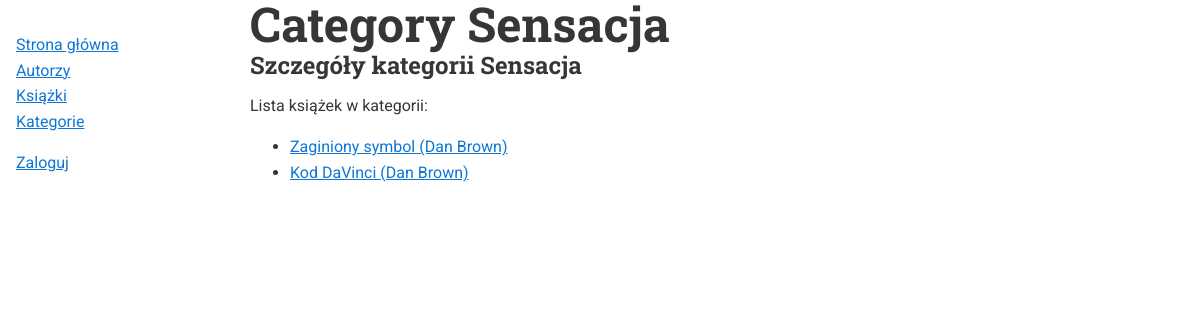
The app's page /categories/2 with its own data.
### books/models.py (models this page shows)
class Category(models.Model):
    name = models.CharField(
        max_length=50,
        verbose_name="Category Name",
        help_text="",
    )
    description = models.TextField(
        blank=True,
        verbose_name="Description",
        help_text="",
    )
    class Meta:
        verbose_name_plural = 'Categories'
    def __str__(self):
        return self.name

class Book(models.Model):
    title = models.CharField(
        max_length=200,
        null=False,
        blank=False,
        verbose_name="Title",
        help_text="",
    )
    author = models.ForeignKey(
        Author, on_delete=models.PROTECT,
        null=False,
        blank=False,
        verbose_name="Author",
        help_text="",
    )
    categories = models.ManyToManyField(
        "Category",
        blank=False,
        verbose_name="Categories",
        help_text="",
    )
    pages = models.PositiveIntegerField(
        null=True,
        blank=True,
        verbose_name="Pages",
        help_text="",
    )
    description = models.TextField(
        blank=True,
        verbose_name="Description",
        help_text="",
    )
    cover = models.ImageField(
        blank=True, null=False, default="",
        verbose_name="Cover image",
        help_text="",
    )
    def __str__(self):
        return f'{self.title} ({self.author})'

class Author(models.Model):
    first_name = models.CharField(
        max_length=50,
        null=False,
        blank=False,
        verbose_name="First Name",
        help_text="",
    )
    last_name = models.CharField(
        max_length=100,
        null=False,
        blank=False,
        verbose_name="Last Name",
        help_text="",
    )
    birth_date = models.DateField(
        null=True,
        blank=True,
        verbose_name="Birth Date",
        help_text="",
    )
    web_site = models.URLField(
        null=False,
        blank=True,
        default="",
        verbose_name="Web Site Address",
        help_text="",
    )
    def __str__(self):
        return f'{self.first_name} {self.last_name}'

### books/views.py (the view)
# urls.py: path('categories/<int:pk>', views.CategoryDetail.as_view(), name='category-details'),
class CategoryDetail(DetailView):
    model = Category
    template_name = 'books/category_details.html'
    def get_context_data(self, **kwargs):
        context = {
            'title': f'Category {self.object}',
        }
        context.update(kwargs)
        return super().get_context_data(**context)

### templates/books/category_details.html (shortened to what this page needs)
{% extends "base_books.html" %}
{% block content %}
<h3>Szczegóły kategorii {{ object }}</h3>
<p>Lista książek w kategorii:</p>
<ul>
{% for book in object.book_set.all %}
    <li><a href="{% url 'books:book-details' book.pk %}">{{ book }}</a></li>
{% endfor %}
</ul>
{% endblock %}

### books/static/books/books.css (style rules this page uses)
*, *::before, *::after { box-sizing: border-box; }
:root { --ff-sans: 'Roboto', sans-serif; --ff-headers: 'Roboto Slab', serif; --fw-regular: 400; --fw-bold: 700; --fs-h1: 3rem; --fs-h2: 2.25rem; --fs-h3: 1.5rem; --fs-body: 1rem; --clr-light: #FFFFFF; --clr-dark: #363636; --clr-accent: #0f76d6; --clr-logo: #06427a; }
body { background-color: var(--clr-light); color: var(--clr-dark); margin: 0; font-family: var(--ff-sans); font-size: var(--fs-body); font-weight: var(--fw-regular); line-height: 1.6; }
h1, h2, h3 { margin: 0 0 0.3rem 0; line-height: 1; font-weight: var(--fw-bold); font-family: var(--ff-headers); }
h3 { font-size: var(--fs-h3); color: var(--clr-gray); }
a { color: var(--clr-accent); }
@media (min-width: 1000px) { body { display: grid; grid-template-columns: 250px 2fr; } }

### records on screen
Category: name "Sensacja"
Book: title+author "Zaginiony symbol (Dan Brown)"
Book: title+author "Kod DaVinci (Dan Brown)"
